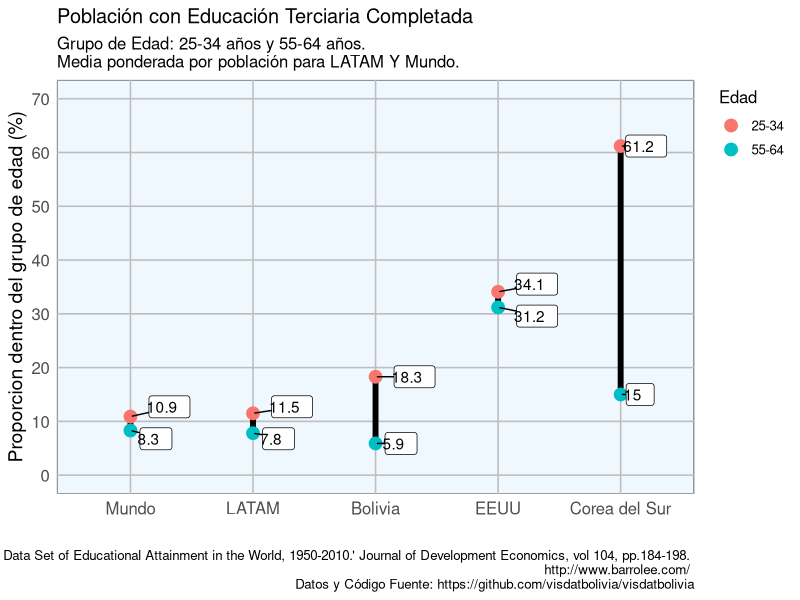

This chart was generated by the following R code: (Note: this script raises an error after producing the figure.)

#cargar librerias
library(dplyr)
library(ggplot2)
library(reshape2)
library(ggrepel)

#definir vis theme
opts <- function(base_size = 12, base_family = "sans"){
  theme_minimal(base_size = base_size, base_family = base_family) +
    theme(
      axis.text = element_text(size = 12),
      axis.title = element_text(size = 14),
      panel.grid.major = element_line(color = "grey"),
      panel.grid.minor = element_blank(),
      panel.background = element_rect(fill = "aliceblue"),
      strip.background = element_rect(fill = "darkgrey", color = "grey", size = 1),
      strip.text = element_text(face = "bold", size = 12, color = "white"),
      legend.position = "right",
      legend.justification = "top", 
      panel.border = element_rect(color = "grey", fill = NA, size = 0.5)
    )
}

#por pais
df.Edu.Tert.Pais <- read.csv("./BL2013_EduAttain5yrAgeGroup.csv", header = T, stringsAsFactors = F) %>%
  filter(grepl("usa|korea|bolivia", tolower(country))) %>% 
  mutate(country = ifelse(grepl("korea", tolower(country)), "Corea del Sur", 
                          ifelse(grepl("usa", tolower(country)), "EEUU", "Bolivia"))) %>%
  select(country, year, agefrom, ageto, lhc, pop) %>%
  filter(agefrom == 25 & ageto == 29 |
           agefrom == 30 & ageto == 34 |
           agefrom == 55 & ageto == 59 |
           agefrom == 60 & ageto == 64 ) %>%
  mutate(age_range = ifelse(agefrom == 25 & ageto == 29 | agefrom == 30 & ageto == 34, "25-34", "55-64"),
         lhc_cnt = lhc/100 * pop) %>%
  group_by(country, year, age_range) %>%
  summarise(seg_pop = sum(pop),
            seg_lhc_cnt = sum(lhc_cnt)) %>%
  ungroup() %>%
  mutate(seg_lhc = seg_lhc_cnt/seg_pop * 100) %>%
  filter(year == 2010) %>%
  select(country, age_range, seg_lhc) %>%
  rename(Region = country,
         Edad = age_range,
         Porc.Completado.Edu.Terciaria = seg_lhc)

#LATAM (Media ponderada por poblacion)
df.Edu.Tert.LATAM <- read.csv("BL2013_EduAttain5yrAgeGroup.csv", header = T, stringsAsFactors = F) %>% 
  filter(grepl("latin", tolower(region_code))) %>% 
  filter(agefrom == 25 & ageto == 29 |
           agefrom == 30 & ageto == 34 |
           agefrom == 55 & ageto == 59 |
           agefrom == 60 & ageto == 64 ) %>%
  filter(year == 2010) %>% 
  select(country, year, agefrom, ageto, lhc, pop) %>%
  mutate(age_range = ifelse(agefrom == 25 & ageto == 29 | agefrom == 30 & ageto == 34, "25-34", "55-64"),
         lhc_cnt = lhc/100 * pop) %>% 
  group_by(country, year, age_range) %>%
  summarise(seg_pop = sum(pop),
            seg_lhc_cnt = sum(lhc_cnt)) %>% 
  ungroup() %>%
  mutate(seg_lhc_prop = seg_lhc_cnt/seg_pop) %>%
  group_by(age_range) %>%
  mutate(seg_region_pop = sum(seg_pop)) %>%
  group_by(country, add = TRUE) %>%
  mutate(seg_pop_prop = seg_pop / seg_region_pop) %>%
  group_by(age_range) %>%
  summarise(region_seg_prop = sum(seg_pop_prop * seg_lhc_prop) * 100) %>%
  mutate(Region = "LATAM") %>%
  select(Region, age_range, region_seg_prop) %>%
  rename(Edad = age_range,
         Porc.Completado.Edu.Terciaria = region_seg_prop)


#Mundo (Media ponderada por poblacion)
df.Edu.Tert.Mundo <- read.csv("BL2013_EduAttain5yrAgeGroup.csv", header = T, stringsAsFactors = F) %>% 
  filter(agefrom == 25 & ageto == 29 |
           agefrom == 30 & ageto == 34 |
           agefrom == 55 & ageto == 59 |
           agefrom == 60 & ageto == 64 ) %>%
  filter(year == 2010) %>% 
  mutate(age_range = ifelse(agefrom == 25 & ageto == 29 | agefrom == 30 & ageto == 34, "25-34", "55-64"),
         lhc_cnt = lhc/100 * pop) %>% 
  group_by(country, year, age_range) %>%
  summarise(seg_pop = sum(pop),
            seg_lhc_cnt = sum(lhc_cnt)) %>% 
  ungroup() %>%
  mutate(seg_lhc_prop = seg_lhc_cnt/seg_pop) %>%
  group_by(age_range) %>%
  mutate(seg_region_pop = sum(seg_pop)) %>%
  group_by(country, add = TRUE) %>%
  mutate(seg_pop_prop = seg_pop / seg_region_pop) %>%
  group_by(age_range) %>%
  summarise(region_seg_prop = sum(seg_pop_prop * seg_lhc_prop) * 100) %>%
  mutate(Region = "Mundo") %>%
  select(Region, age_range, region_seg_prop) %>%
  rename(Edad = age_range,
         Porc.Completado.Edu.Terciaria = region_seg_prop)


#visualizar
df.Edu.Tert.Pais %>%
  rbind(df.Edu.Tert.LATAM, df.Edu.Tert.Mundo) %>% 
  mutate(Region = factor(Region, levels = c("Mundo", "LATAM", "Bolivia", "EEUU", "Corea del Sur")),
         Porc.Completado.Edu.Terciaria = round(Porc.Completado.Edu.Terciaria,1)) %>%
  ggplot(aes(x=Region, y = Porc.Completado.Edu.Terciaria)) +
  geom_line(aes(group = Region), size = 2)+
  geom_point(aes(color=Edad), size = 4)+
  geom_label_repel(aes(label = Porc.Completado.Edu.Terciaria),
                   direction = "y", hjust = -1, show.legend = FALSE)+
  scale_y_continuous(breaks = seq(0, 70, 10), limits = c(0, 70))+
  guides(linetype = FALSE)+
  labs(x = "",
       y = "Proporcion dentro del grupo de edad (%)",
       title = "Población con Educación Terciaria Completada", 
       subtitle = "Grupo de Edad: 25-34 años y 55-64 años. \nMedia ponderada por población para LATAM Y Mundo.",
       caption = "Fuente: Barro, Robert and Jong-Wha Lee, 2013, 'A New Data Set of Educational Attainment in the World, 1950-2010.' Journal of Development Economics, vol 104, pp.184-198. \nhttp://www.barrolee.com/ \nDatos y Código Fuente: https://github.com/visdatbolivia/visdatbolivia")+
  opts()+
  ggsave("educacion_terciaria.png", width = 31, height = 16, units = "cm")

  
